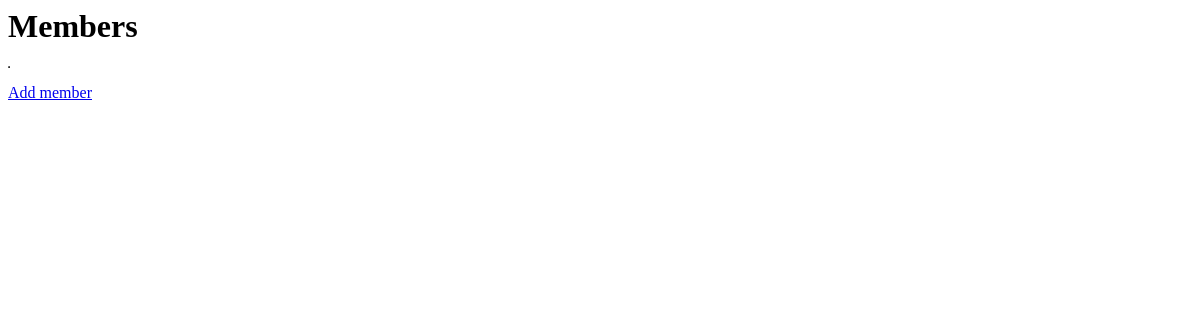
/members/, run on an earlier commit of the app's database.
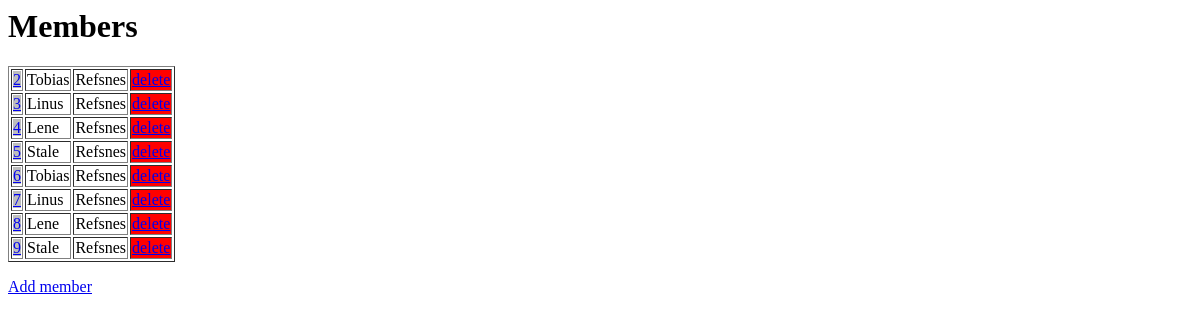
And on a later commit of the database.
### members/models.py (models this page shows)
class Members(models.Model):
    firstname = models.CharField(max_length=255)
    lastname = models.CharField(max_length=255)

### members/views.py (the view)
# urls.py: path('',views.index,name='index'),
def index(request):
    mymembers = Members.objects.all().values()
    template = loader.get_template('index.html')
    context={
        'mymembers':mymembers,
    }
    return HttpResponse(template.render(context,request))

### members/templates/index.html
<h1>Members</h1>
<table border="1">
    {% for x in mymembers %}
    <tr>
        <td><a style="background:rgb(189, 189, 189);width:30px" href="update/{{ x.id }}">{{ x.id }}</a></td>
        <td>{{ x.firstname }}</td>
        <td>{{ x.lastname }}</td>
        <td style="background:red"><a href="delete/{{ x.id }}">delete</a></td>
    </tr>
    {% endfor %}
</table>
<div>
    <p>
        <a href="add/">Add member</a>
        </p>
</div>

What changed in the data, as far as the page shows it:
added Members: id "2", firstname "Tobias", lastname "Refsnes"
added Members: id "3", firstname "Linus", lastname "Refsnes"
added Members: id "4", firstname "Lene", lastname "Refsnes"
added Members: id "5", firstname "Stale", lastname "Refsnes"
added Members: id "6", firstname "Tobias", lastname "Refsnes"
added Members: id "7", firstname "Linus", lastname "Refsnes"
added Members: id "8", firstname "Lene", lastname "Refsnes"
added Members: id "9", firstname "Stale", lastname "Refsnes"
